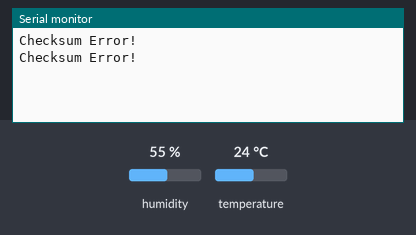
A sketch run on a simulated Arduino Uno, built with avr-gcc and run on an emulated ATmega328P. On the bench: the last lines printed to the serial monitor. Wiring (inferred from the names in the program): DHT11 sensor: data pin 7. The test bench sets the inputs (shaded band); at power-on: humidity 55 %, temperature 24 °C.

Above: at 2.8 s.
2.9 s: humidity set to 22 %
At 7.2 s:
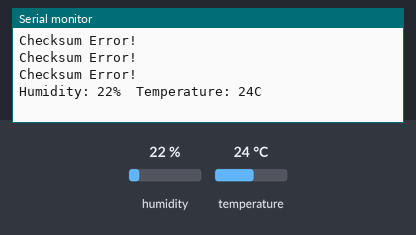
8.9 s: temperature set to 12 °C
At 10.6 s:
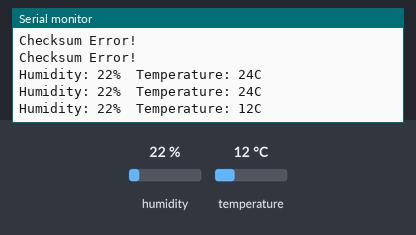
11.6 s: temperature set to 19 °C
At 13.0 s:
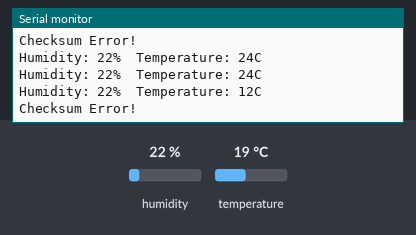
Timing chart, 0 to 14.6 s (numbered marks = the images above; inputs shaded):
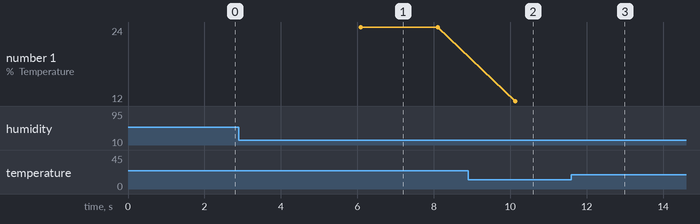

The sketch:

read_dht11_temp_sensor.ino
```cpp
#define DHT11_PIN 7

void setup() {
  Serial.begin(9600);
}

void loop() {
  byte data[5] = {0, 0, 0, 0, 0};

  // 1. START SIGNAL
  pinMode(DHT11_PIN, OUTPUT);
  digitalWrite(DHT11_PIN, LOW);
  delay(18);         // Host pulls low for at least 18ms
  digitalWrite(DHT11_PIN, HIGH);
  delayMicroseconds(30); // !!! another AI reincarnation uses 40
  pinMode(DHT11_PIN, INPUT);

  // 2. ACKNOWLEDGEMENT
  // Wait for sensor to pull low (80us) and then high (80us)
  while(digitalRead(DHT11_PIN) == HIGH);
  while(digitalRead(DHT11_PIN) == LOW);
  while(digitalRead(DHT11_PIN) == HIGH);

  // 3. READ 40 BITS
  for (int i = 0; i < 40; i++) {
    while(digitalRead(DHT11_PIN) == LOW); // Wait for the 50us LOW pulse to end

    unsigned long startTime = micros();
    while(digitalRead(DHT11_PIN) == HIGH); // Measure how long HIGH lasts

    if ((micros() - startTime) > 40) {
      // If HIGH lasts longer than 40us, it's a '1' // again maybe 30!
      data[i / 8] <<= 1;
      data[i / 8] |= 1;
    } else {
      // Otherwise, it's a '0'
      data[i / 8] <<= 1;
    }
  }

  // 4. PARSE AND CHECK CHECKSUM
  // Byte 0: Humidity Integer | Byte 2: Temp Integer | Byte 4: Checksum
  if (data[4] == ((data[0] + data[1] + data[2] + data[3]) & 0xFF)) {
    Serial.print("Humidity: ");
    Serial.print(data[0]);
    Serial.print("%  Temperature: ");
    Serial.print(data[2]);
    Serial.println("C");
  } else {
    Serial.println("Checksum Error!");
  }

  delay(2000); // DHT11 needs 2 seconds between reads
}
```

Measured:
- after the input at 2.9 s, the serial monitor: prints a new line after 3.2 s (image 1)
- after the input at 8.9 s, the serial monitor: prints a new line after 1.2 s (image 2)
- plotted number 1: 24 → 12 after the input at 8.9 s, 12 → 19 after the input at 11.6 s
